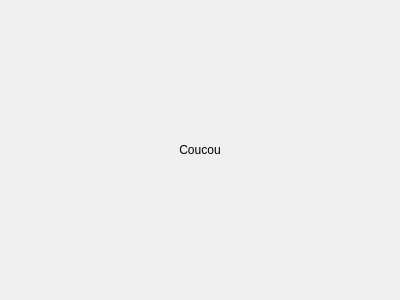
<?xml version="1.0" encoding="UTF-8"?>
<ui version="4.0">
 <class>MainWindow</class>
 <widget class="QMainWindow" name="MainWindow">
  <property name="geometry">
   <rect>
    <x>0</x>
    <y>0</y>
    <width>400</width>
    <height>300</height>
   </rect>
  </property>
  <property name="windowTitle">
   <string>MainWindow</string>
  </property>
  <widget class="QWidget" name="centralWidget">
   <layout class="QVBoxLayout" name="verticalLayout">
    <item>
     <widget class="QLabel" name="label">
      <property name="text">
       <string>Coucou</string>
      </property>
      <property name="alignment">
       <set>Qt::AlignCenter</set>
      </property>
     </widget>
    </item>
   </layout>
  </widget>
 </widget>
 <layoutdefault spacing="6" margin="11"/>
 <resources/>
 <connections/>
</ui>
